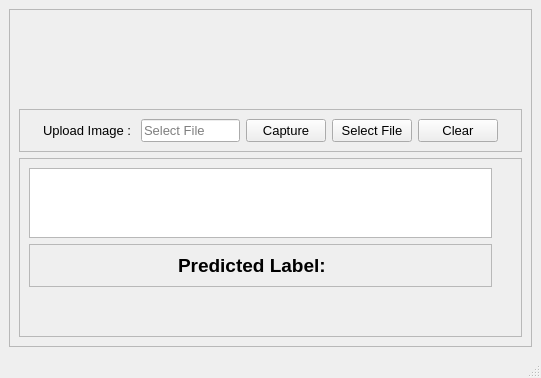
<?xml version="1.0" encoding="UTF-8"?>
<ui version="4.0">
 <class>MainWindow</class>
 <widget class="QMainWindow" name="MainWindow">
  <property name="geometry">
   <rect>
    <x>0</x>
    <y>0</y>
    <width>541</width>
    <height>346</height>
   </rect>
  </property>
  <property name="windowTitle">
   <string>MainWindow</string>
  </property>
  <property name="styleSheet">
   <string notr="true">QMainWindow{
border-image: url(:/image/ui/Image/form_bg.png);
}

</string>
  </property>
  <widget class="QWidget" name="centralwidget">
   <layout class="QGridLayout" name="gridLayout_5">
    <item row="0" column="0">
     <widget class="QFrame" name="frame">
      <property name="styleSheet">
       <string notr="true"/>
      </property>
      <property name="frameShape">
       <enum>QFrame::StyledPanel</enum>
      </property>
      <property name="frameShadow">
       <enum>QFrame::Raised</enum>
      </property>
      <layout class="QGridLayout" name="gridLayout_4">
       <item row="1" column="0">
        <widget class="QFrame" name="frame_2">
         <property name="maximumSize">
          <size>
           <width>1677215</width>
           <height>100</height>
          </size>
         </property>
         <property name="frameShape">
          <enum>QFrame::StyledPanel</enum>
         </property>
         <property name="frameShadow">
          <enum>QFrame::Raised</enum>
         </property>
         <layout class="QGridLayout" name="gridLayout">
          <item row="0" column="5">
           <widget class="QPushButton" name="discardBtn">
            <property name="font">
             <font>
              <pointsize>10</pointsize>
             </font>
            </property>
            <property name="text">
             <string>Clear</string>
            </property>
           </widget>
          </item>
          <item row="0" column="6">
           <spacer name="horizontalSpacer_2">
            <property name="orientation">
             <enum>Qt::Horizontal</enum>
            </property>
            <property name="sizeType">
             <enum>QSizePolicy::Expanding</enum>
            </property>
            <property name="sizeHint" stdset="0">
             <size>
              <width>40</width>
              <height>20</height>
             </size>
            </property>
           </spacer>
          </item>
          <item row="0" column="1">
           <widget class="QLabel" name="label">
            <property name="font">
             <font>
              <pointsize>10</pointsize>
             </font>
            </property>
            <property name="text">
             <string>Upload Image : </string>
            </property>
           </widget>
          </item>
          <item row="0" column="3">
           <widget class="QPushButton" name="capBtn">
            <property name="minimumSize">
             <size>
              <width>80</width>
              <height>0</height>
             </size>
            </property>
            <property name="font">
             <font>
              <pointsize>10</pointsize>
             </font>
            </property>
            <property name="text">
             <string>Capture</string>
            </property>
           </widget>
          </item>
          <item row="0" column="2">
           <widget class="QLineEdit" name="filePathLineEdit">
            <property name="font">
             <font>
              <pointsize>10</pointsize>
             </font>
            </property>
            <property name="placeholderText">
             <string>Select File</string>
            </property>
           </widget>
          </item>
          <item row="0" column="4">
           <widget class="QPushButton" name="uploadBtn">
            <property name="minimumSize">
             <size>
              <width>80</width>
              <height>0</height>
             </size>
            </property>
            <property name="font">
             <font>
              <pointsize>10</pointsize>
             </font>
            </property>
            <property name="text">
             <string>Select File</string>
            </property>
           </widget>
          </item>
          <item row="0" column="0">
           <spacer name="horizontalSpacer_4">
            <property name="orientation">
             <enum>Qt::Horizontal</enum>
            </property>
            <property name="sizeHint" stdset="0">
             <size>
              <width>40</width>
              <height>20</height>
             </size>
            </property>
           </spacer>
          </item>
         </layout>
        </widget>
       </item>
       <item row="2" column="0">
        <widget class="QFrame" name="frame_3">
         <property name="frameShape">
          <enum>QFrame::StyledPanel</enum>
         </property>
         <property name="frameShadow">
          <enum>QFrame::Raised</enum>
         </property>
         <layout class="QGridLayout" name="gridLayout_3">
          <item row="0" column="0">
           <widget class="QGraphicsView" name="cameraView"/>
          </item>
          <item row="1" column="0">
           <widget class="QFrame" name="frame_4">
            <property name="maximumSize">
             <size>
              <width>16777215</width>
              <height>100</height>
             </size>
            </property>
            <property name="frameShape">
             <enum>QFrame::StyledPanel</enum>
            </property>
            <property name="frameShadow">
             <enum>QFrame::Raised</enum>
            </property>
            <layout class="QGridLayout" name="gridLayout_2">
             <item row="0" column="2">
              <widget class="QLabel" name="Text_Label">
               <property name="font">
                <font>
                 <pointsize>14</pointsize>
                 <weight>75</weight>
                 <bold>true</bold>
                </font>
               </property>
               <property name="text">
                <string/>
               </property>
              </widget>
             </item>
             <item row="0" column="1">
              <widget class="QLabel" name="label_2">
               <property name="font">
                <font>
                 <pointsize>14</pointsize>
                 <weight>75</weight>
                 <bold>true</bold>
                </font>
               </property>
               <property name="text">
                <string>Predicted Label:</string>
               </property>
              </widget>
             </item>
             <item row="0" column="3">
              <spacer name="horizontalSpacer">
               <property name="orientation">
                <enum>Qt::Horizontal</enum>
               </property>
               <property name="sizeType">
                <enum>QSizePolicy::Expanding</enum>
               </property>
               <property name="sizeHint" stdset="0">
                <size>
                 <width>40</width>
                 <height>20</height>
                </size>
               </property>
              </spacer>
             </item>
             <item row="0" column="0">
              <spacer name="horizontalSpacer_3">
               <property name="orientation">
                <enum>Qt::Horizontal</enum>
               </property>
               <property name="sizeHint" stdset="0">
                <size>
                 <width>40</width>
                 <height>20</height>
                </size>
               </property>
              </spacer>
             </item>
            </layout>
           </widget>
          </item>
          <item row="2" column="1">
           <spacer name="verticalSpacer_2">
            <property name="orientation">
             <enum>Qt::Vertical</enum>
            </property>
            <property name="sizeType">
             <enum>QSizePolicy::Minimum</enum>
            </property>
            <property name="sizeHint" stdset="0">
             <size>
              <width>20</width>
              <height>40</height>
             </size>
            </property>
           </spacer>
          </item>
         </layout>
        </widget>
       </item>
       <item row="0" column="0">
        <spacer name="verticalSpacer">
         <property name="orientation">
          <enum>Qt::Vertical</enum>
         </property>
         <property name="sizeType">
          <enum>QSizePolicy::Fixed</enum>
         </property>
         <property name="sizeHint" stdset="0">
          <size>
           <width>20</width>
           <height>90</height>
          </size>
         </property>
        </spacer>
       </item>
      </layout>
     </widget>
    </item>
   </layout>
  </widget>
  <widget class="QMenuBar" name="menubar">
   <property name="geometry">
    <rect>
     <x>0</x>
     <y>0</y>
     <width>541</width>
     <height>18</height>
    </rect>
   </property>
  </widget>
  <widget class="QStatusBar" name="statusbar"/>
 </widget>
 <resources>
  <include location="../../resources.qrc"/>
 </resources>
 <connections/>
</ui>
